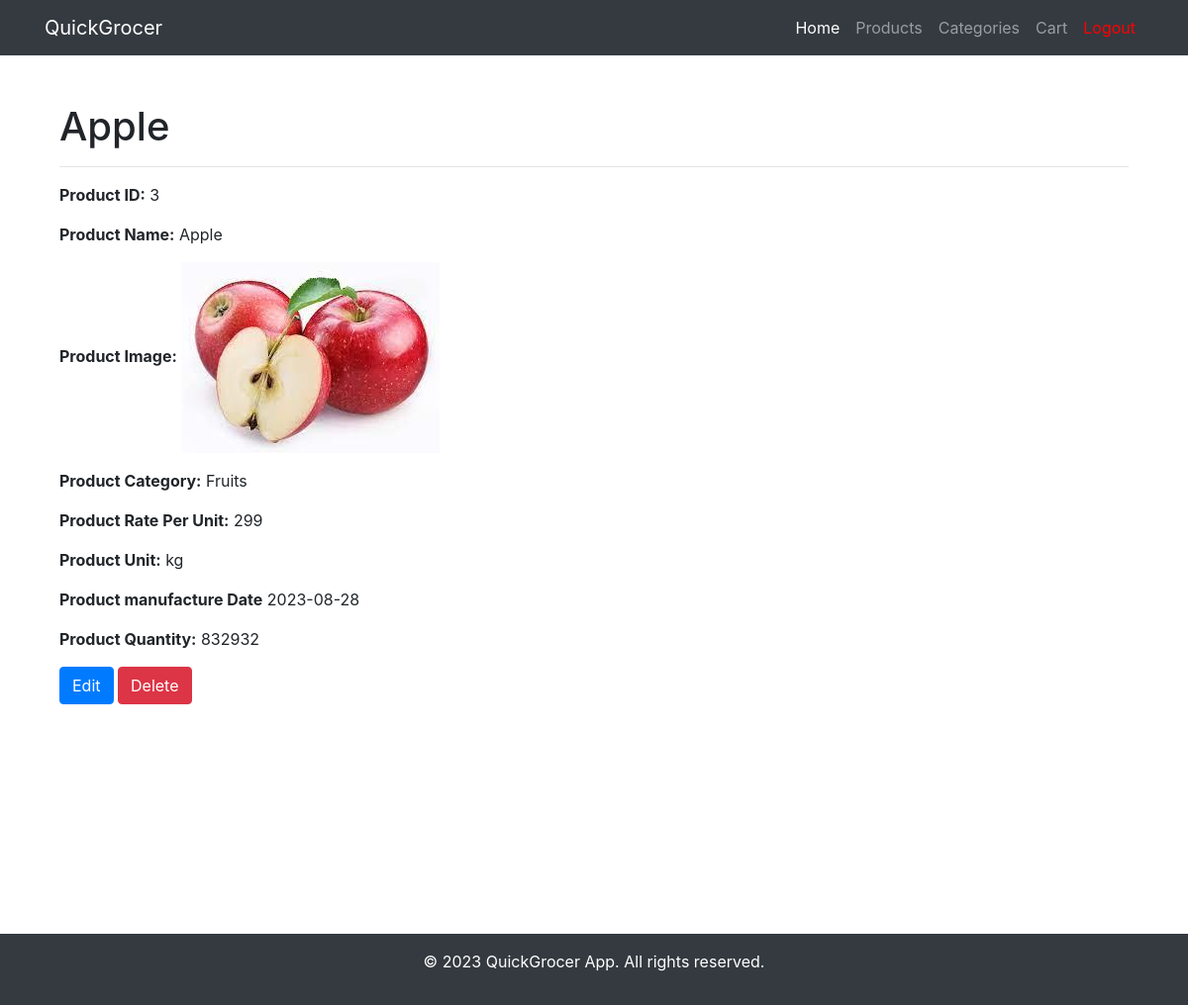
Page /admin/view_product/3 (signed in) on the committed database.
### application/models.py (models this page shows, shortened)
class Product(db.Model):
    id = db.Column(db.Integer, primary_key=True)
    product_name = db.Column(db.String(80), unique=True, nullable=False)
    product_picture = db.Column(db.String(160), nullable=False, default='default.png')
    total_quantity = db.Column(db.Integer, unique=False, nullable=False)
    rate_per_unit = db.Column(db.Integer, unique=False, nullable=False)
    manufacture_date = db.Column(db.Date, unique=False, nullable=False)
    unit_id = db.Column(db.Integer, db.ForeignKey('unit.id'), nullable=False)
    category_id = db.Column(db.Integer, db.ForeignKey('category.id'), nullable=False)
    cart = db.relationship('Cart', backref='product', lazy=True)

class Category(db.Model):
    id = db.Column(db.Integer, primary_key=True)
    category_name = db.Column(db.String(80), unique=True, nullable=False)
    category_picture = db.Column(db.String(80), nullable=False, default='default.png')
    products = db.relationship('Product', backref='category', lazy=True)

class Unit(db.Model):
    id = db.Column(db.Integer, primary_key=True)
    unit_name = db.Column(db.String(80), unique=True, nullable=False)
    products = db.relationship('Product', backref='unit', lazy=True)

### application/auth_admin.py (the view)
@auth_admin.route('/view_product/<int:product_id>')
@login_required
def view_product(product_id):
    product = Product.query.get_or_404(product_id)
    return render_template('admin/product_pages/view_product.html', user=current_user, product=product, product_id=product_id)

### application/models.py (called while the page is built)
    def is_admin(self):
        return False

### application/templates/admin/product_pages/view_product.html (shortened to what this page needs)
{% extends "base.html" %}
{% block content %} {% if product %}
<div class="container">
    <div class="row">
        <div class="col-lg-12">
            <h1 class="mt-4">{{ product.product_name }}</h1>
            <hr />
            <p><strong>Product ID:</strong> {{ product.id }}</p>
            <p><strong>Product Name:</strong> {{ product.product_name }}</p>
            <p>
                <strong>Product Image:</strong>
                <img
                    src="{{ url_for('static', filename='images/' + product.product_picture) }}"
                    alt="product Image"
                    class="img-fluid" />
            </p>
            <p>
                <strong>Product Category:</strong> {{
                product.category.category_name }}
            </p>
            <p>
                <strong>Product Rate Per Unit:</strong> {{ product.rate_per_unit
                }}
            </p>
            <p><strong>Product Unit:</strong> {{ product.unit.unit_name }}</p>
            <p>
                <strong>Product manufacture Date</strong> {{
                product.manufacture_date }}
            </p>
            <p>
                <strong>Product Quantity:</strong> {{ product.total_quantity }}
            </p>
            <p>
                <a
                    href="{{ url_for('auth_admin.edit_product', product_id=product.id) }}"
                    class="btn btn-primary"
                    >Edit</a
                >
                <a
                    href="{{ url_for('auth_admin.delete_product', product_id=product.id) }}"
                    class="btn btn-danger"
                    >Delete</a
                >
            </p>
        </div>
    </div>
</div>
{% endif %} {% endblock %}

### rows in the picture
Product: product_name "Apple", id "3", product_picture (picture), rate_per_unit "299", manufacture_date "2023-08-28", total_quantity "832932"
Category: category.category_name "Fruits"
Unit: unit.unit_name "kg"
